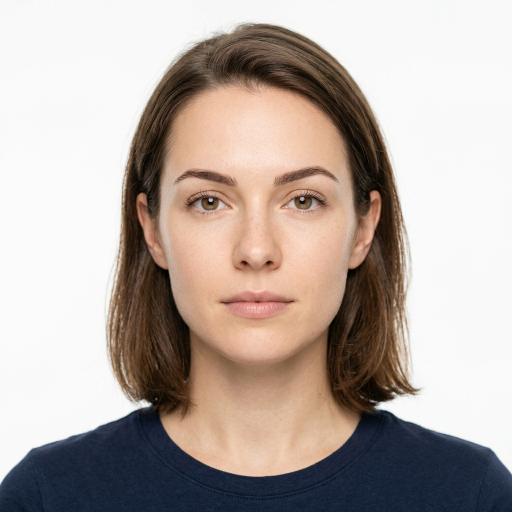
#> input picture datasets/real_people/alice/photos/ref_01.jpg, 1024 x 1024 px (shown at 1/2 size)
$ python -i generate_deep_diversity_images.py   (imports and definitions only)
#> lines starting #> are read from the running program, lines starting #| are printed output that depends on the picture
# backend/scripts/generate_deep_diversity_images.py
"""
Deep-Diversity Surveillance Image Generation Engine (6,000+ Images)

Expands the TRACE face image repository to massive enterprise scale (10,000+ total images)
by generating 6,000 brand new, highly complex surveillance face images across existing
identities into a dedicated new partition:
datasets/images/RWMFD_part_4_synthetic/

Advanced Surveillance Transformations Applied:
1. Analog CCTV Scanline Banding (interlaced horizontal scanlines & color bleeding)
2. Outdoor Weather Haze & Rain Streaks (lens fog attenuation and raindrop light scatter)
3. RGB Chroma Sensor Noise (high-ISO digital camera multi-channel speckles)
4. Ceiling-Mounted Camera Perspective Distortion (vertical compression & angled viewpoints)
5. Synthetic Lower-Face Covering Tints (simulated surgical cyan, charcoal fabric, and white KN95 shading)

All generated images are organized cleanly by identity subfolders for automatic discovery
by all AI training scripts (train_model_v4.py and check_dataset_identities.py).

Usage:
    python scripts/generate_deep_diversity_images.py --target 6000
"""

import argparse
import logging
import math
import random
import time
from pathlib import Path
from typing import Dict, List

import cv2
import numpy as np

# [1 line not run here, left out]


# [9 lines left out: function apply_cctv_scanlines, not called in this run]


def apply_weather_haze(img: np.ndarray) -> np.ndarray:
    """Simulates outdoor checkpoint weather attenuation (mist/fog and light rain streaks)."""
    out = img.astype(np.float32)
    h, w, c = out.shape
    # Add ambient white/grey atmospheric haze (fog)
    haze_intensity = random.uniform(0.12, 0.28)
    out = out * (1.0 - haze_intensity) + 255.0 * haze_intensity

    # Occasionally draw faint diagonal rain streaks if image is large enough
    if random.random() < 0.35 and h > 50 and w > 50:
        streak_layer = np.zeros((h, w, c), dtype=np.uint8)
        num_streaks = random.randint(4, 12)
        for _ in range(num_streaks):
            rx = random.randint(0, w - 1)
            ry = random.randint(0, int(h * 0.7))
            length = random.randint(8, int(h * 0.25) + 8)
            cv2.line(streak_layer, (rx, ry), (rx - 3, ry + length), (220, 235, 255), 1, cv2.LINE_AA)
        streak_layer = cv2.GaussianBlur(streak_layer, (3, 3), 1.0)
        out = np.clip(out + streak_layer.astype(np.float32) * 0.4, 0, 255)

    return out.astype(np.uint8)


def apply_chroma_sensor_noise(img: np.ndarray, intensity: float = 14.0) -> np.ndarray:
    """Simulates multi-channel RGB digital color sensor speckles (high ISO color noise)."""
    h, w, c = img.shape
    # Independent Gaussian noise per RGB channel
    noise = np.random.normal(0, intensity, (h, w, c)).astype(np.float32)
    noisy_img = np.clip(img.astype(np.float32) + noise, 0, 255).astype(np.uint8)
    return noisy_img


def apply_perspective_camera_angle(img: np.ndarray) -> np.ndarray:
    """Simulates ceiling-mounted checkpoint camera viewpoint via mild affine skew and rotation."""
    h, w = img.shape[:2]
    center = (w // 2, h // 2)
    angle = random.uniform(-16.0, 16.0)
    scale = random.uniform(0.88, 1.14)

    matrix = cv2.getRotationMatrix2D(center, angle, scale)
    # Add slight vertical shear/compression to simulate looking down from above
    shear = random.uniform(-0.08, 0.08)
    matrix[1, 0] += shear

    transformed = cv2.warpAffine(img, matrix, (w, h), borderMode=cv2.BORDER_REPLICATE)
    if random.random() < 0.5:
        transformed = cv2.flip(transformed, 1)
    return transformed


def apply_synthetic_mask_tint(img: np.ndarray) -> np.ndarray:
    """Applies a lower-face surgical or cloth fabric mask shading overlay with soft blending."""
    out = img.copy()
    h, w = out.shape[:2]
    start_y = int(h * random.uniform(0.52, 0.60))
    if start_y >= h - 2 or w < 10:
        return out

    mask_color = random.choice([
        (180, 220, 240),  # Surgical light blue / cyan
        (50, 50, 55),     # Dark charcoal cloth mask
        (235, 235, 240),  # White KN95 / N95 fabric
        (160, 210, 180)   # Medical mint green
    ])

    # Create soft alpha blending mask for realistic lower face covering
    alpha_layer = np.zeros((h, w), dtype=np.float32)
    alpha_layer[start_y:, int(w*0.1):int(w*0.9)] = random.uniform(0.40, 0.65)
    alpha_layer = cv2.GaussianBlur(alpha_layer, (31, 31), 15.0)

    for c in range(3):
        out[:, :, c] = (out[:, :, c].astype(np.float32) * (1.0 - alpha_layer) + mask_color[c] * alpha_layer).astype(np.uint8)

    return out


def generate_deep_diversity_variation(img: np.ndarray) -> np.ndarray:
    """Executes a randomized deep-diversity surveillance pipeline across 5 advanced transforms."""
    out = apply_perspective_camera_angle(img)

    # Randomly apply either weather haze or analog CCTV scanlines (or neither)
    choice = random.random()
    if choice < 0.35:
        out = apply_cctv_scanlines(out)
    elif choice < 0.65:
        out = apply_weather_haze(out)

    # Apply lower face mask fabric tint with 40% probability
    if random.random() < 0.40:
        out = apply_synthetic_mask_tint(out)

    # Apply RGB chroma sensor speckles with 60% probability
    if random.random() < 0.60:
        out = apply_chroma_sensor_noise(out, intensity=random.uniform(10.0, 22.0))

    return out


# [90 lines left out: functions load_all_source_identities, main, not called in this run]


# [2 lines not run here, left out]

>>> import cv2
>>> picture = cv2.imread('../../datasets/real_people/alice/photos/ref_01.jpg')
#> picture is the input picture: shape (1024, 1024, 3); mean B, G, R 163.8, 170.3, 182.2
>>> result = generate_deep_diversity_variation(picture)
#> in apply_perspective_camera_angle, `transformed = cv2.warpAffine(img, matrix, (w, h), borderMode=cv2.BORDE..`:
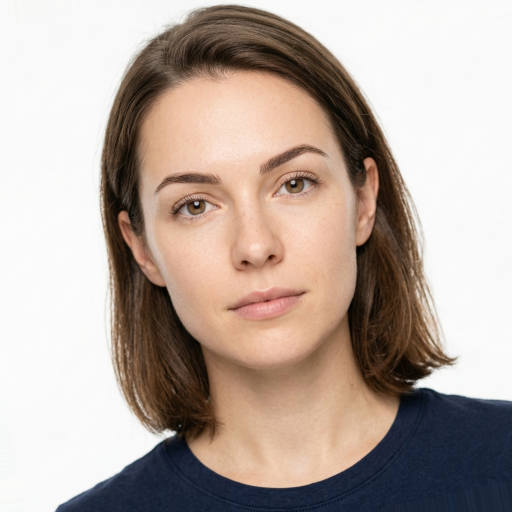
#> transformed: shape (1024, 1024, 3) (shown at 1/2 size); mean B, G, R 159.1, 167.7, 182
#> in apply_perspective_camera_angle, `transformed = cv2.flip(transformed, 1)`:
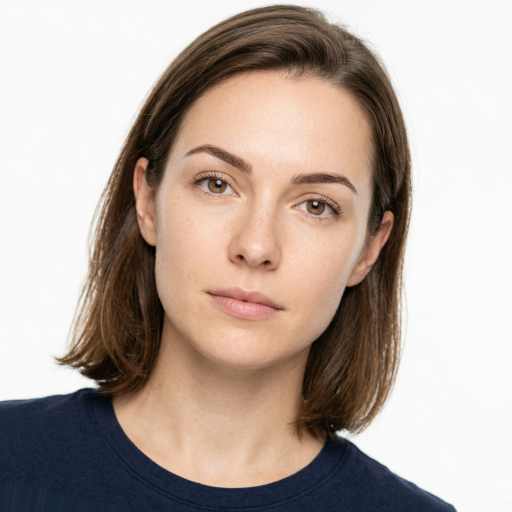
#> transformed: shape (1024, 1024, 3) (shown at 1/2 size); mean B, G, R 159.1, 167.7, 182
#> in apply_weather_haze, `out = out * (1.0 - haze_intensity) + 255.0 * haze_intensity`:
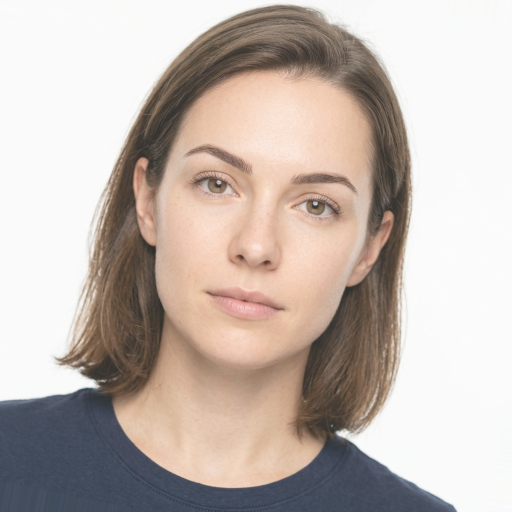
#> out: shape (1024, 1024, 3) float32 (shown at 1/2 size); mean B, G, R 177.2, 184.3, 195.7
#> after the loop in apply_synthetic_mask_tint, `for c in range(3):`:
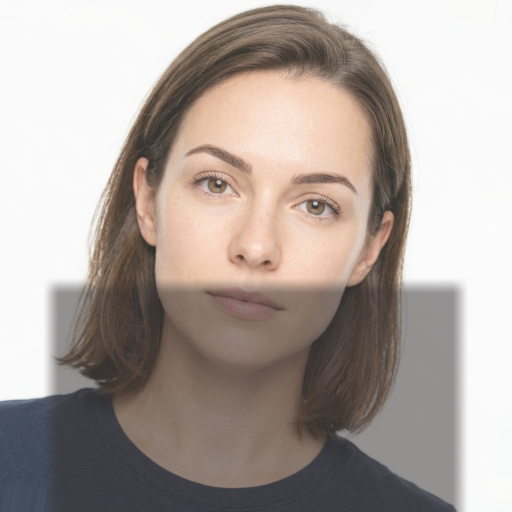
#> out: shape (1024, 1024, 3) (shown at 1/2 size); mean B, G, R 159.1, 164.7, 174.8
#> in apply_chroma_sensor_noise, `noise = np.random.normal(0, intensity, (h, w, c)).astype(np.float32)`:
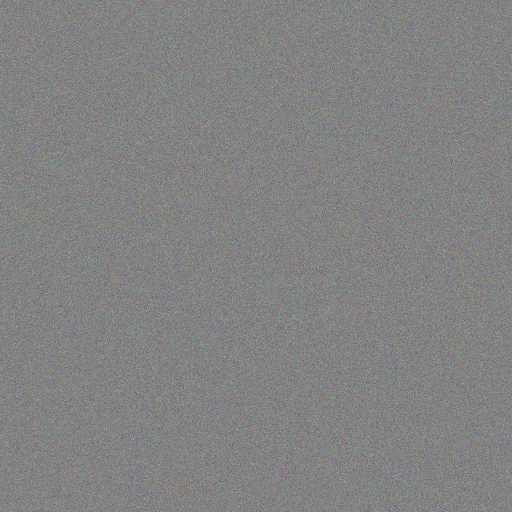
#> noise: shape (1024, 1024, 3) float32 (shown at 1/2 size); mean of channels 0, 1, 2 0, 0, 0; drawn with min black and max white
